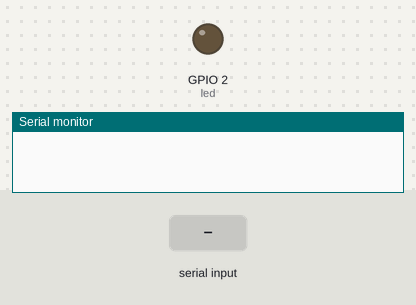
Simulated run of this sketch. Board: ESP32. Parts: output pins drawn as LEDs (lit = HIGH), the last lines printed to the serial monitor. The inputs (shaded band) are chosen by the test bench.

Above: at 0.8 s.
0.9 s: "1" received over Serial
At 1.9 s:
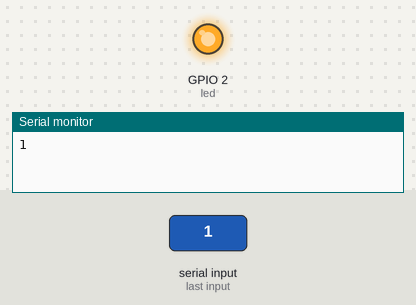
Timing chart, 0 to 7.4 s (numbered marks = the images above; inputs shaded):
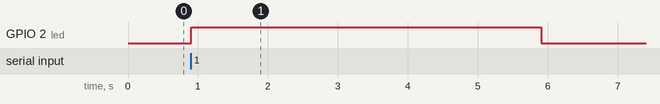

The sketch:

esp32_FreeRTOS_8b.ino
```cpp
/* FreeRTOS software timer */

#if CONFIG_FREERTOS_UNICORE
static const BaseType_t app_cpu = 0;
#else
static const BaseType_t app_cpu = 1;
#endif

static const int led = LED_BUILTIN;
static TimerHandle_t fiveSecondTimer = NULL;

void myTimerCallback(TimerHandle_t xTimer) {
  digitalWrite(led, LOW);
}

void readSerial(void *parameters) {
  while (1) {
    if (Serial.available()) {
      Serial.print((char)Serial.read());
      digitalWrite(led, HIGH);
      xTimerStart(fiveSecondTimer, portMAX_DELAY);
    }
  }
}

void setup() {
  pinMode(led, OUTPUT);
  Serial.begin(115200);

  fiveSecondTimer = xTimerCreate("Five-second Timer", 5000 / portTICK_PERIOD_MS, \
                                 pdFALSE, (void *)0, myTimerCallback);

  xTaskCreatePinnedToCore(readSerial, "Read Serial", 1024, NULL, 1, NULL, app_cpu);

  if (fiveSecondTimer == NULL) {
    Serial.println("Could not create one of the timers");
  }

  vTaskDelete(NULL);
}

void loop() {
}
```

Measured:
- after the input at 0.9 s, GPIO 2 (led): LOW → HIGH at once, → LOW 5.0 s later
